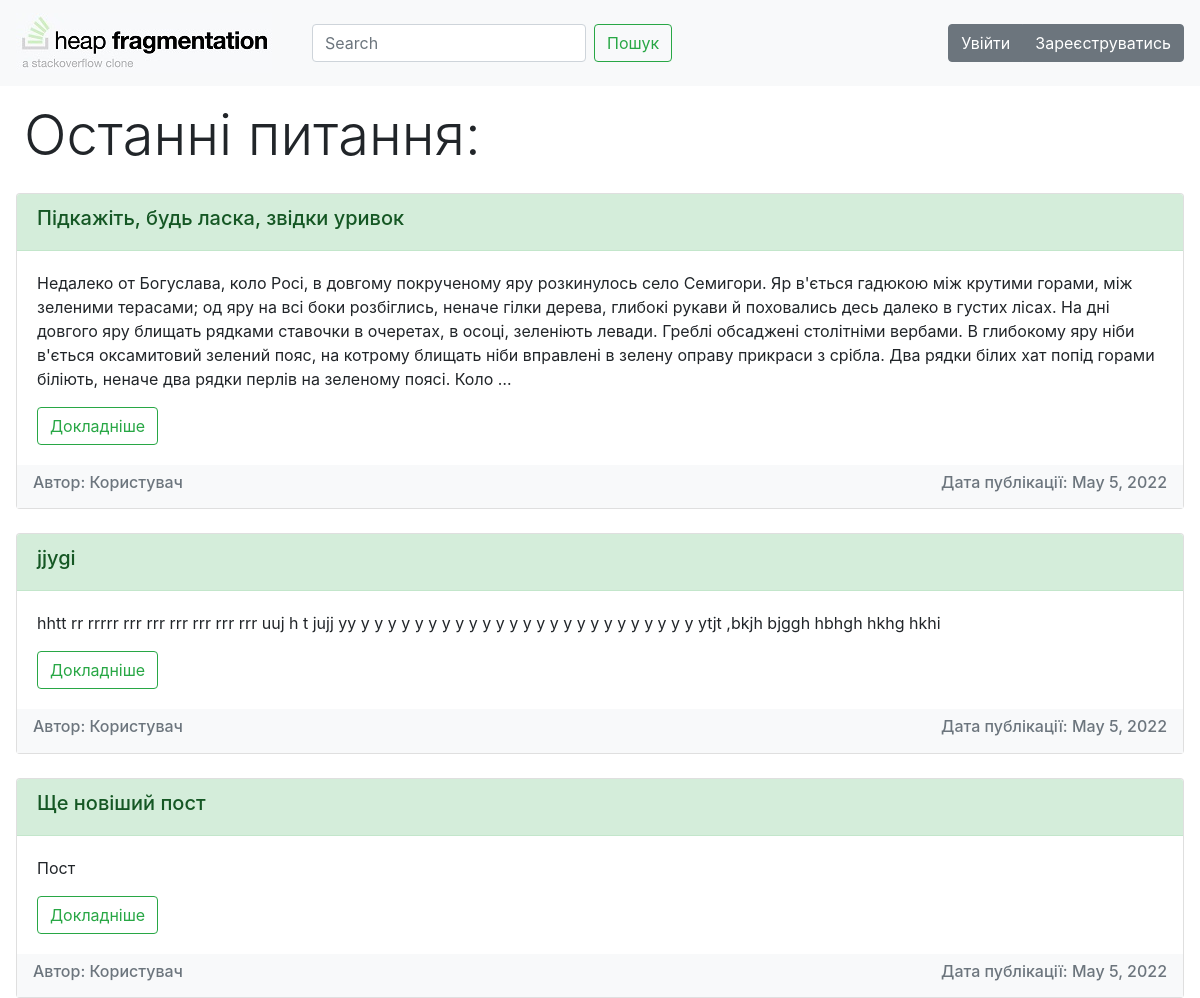
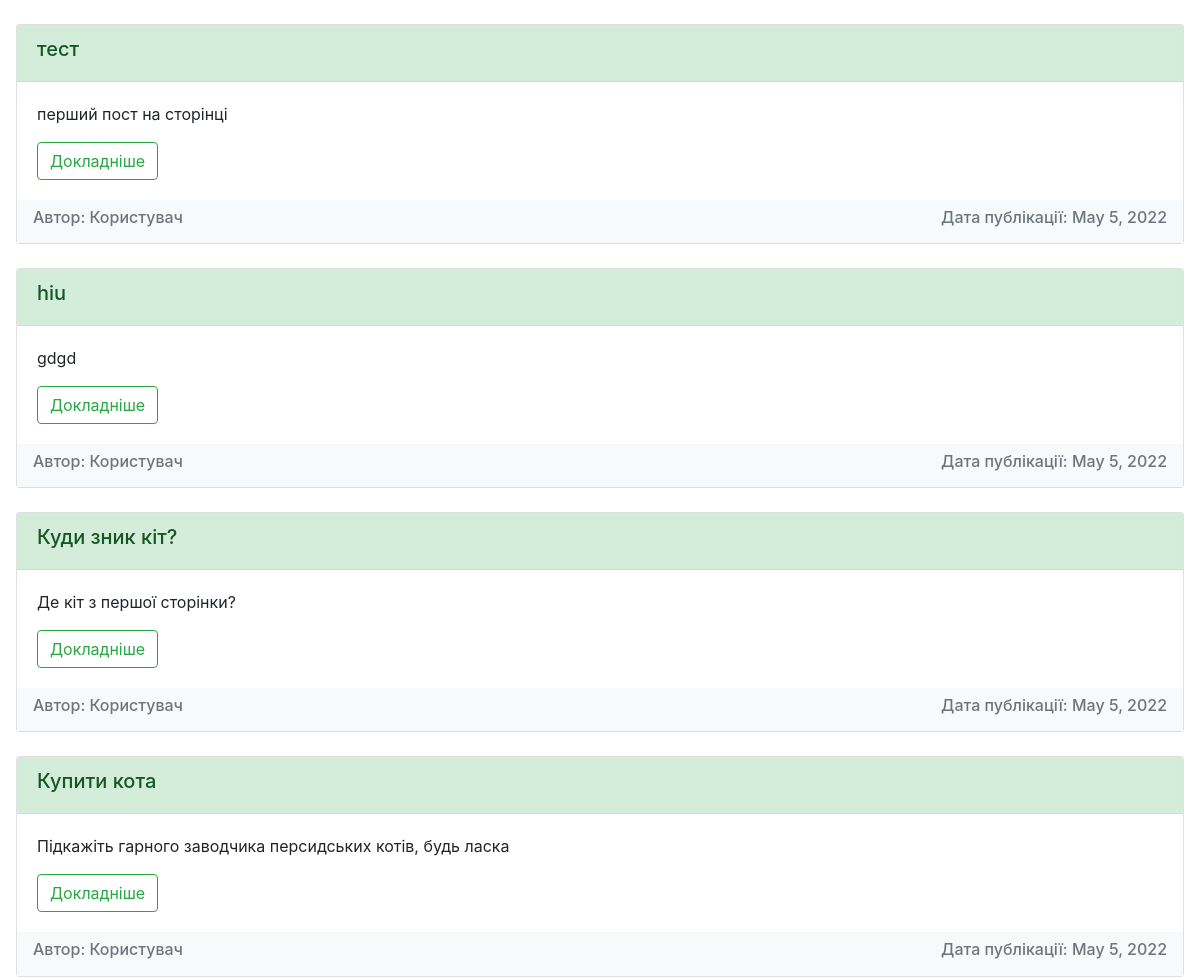
/, run on an earlier commit of the app's database (2 pictures, top to bottom).
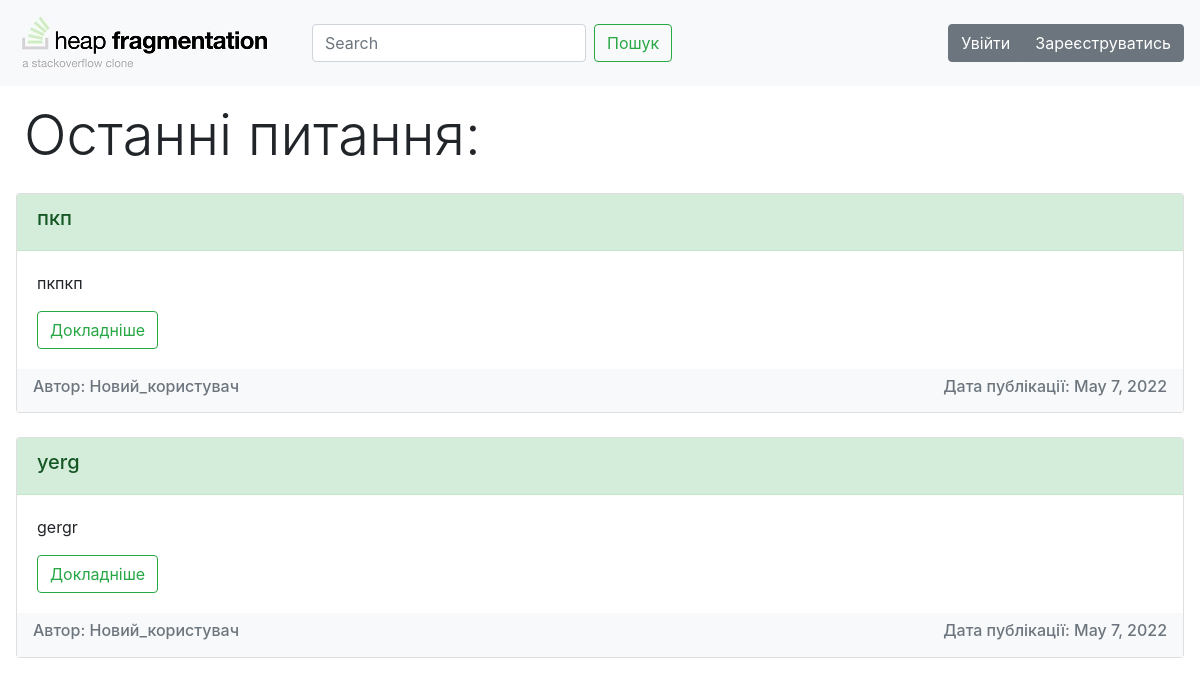
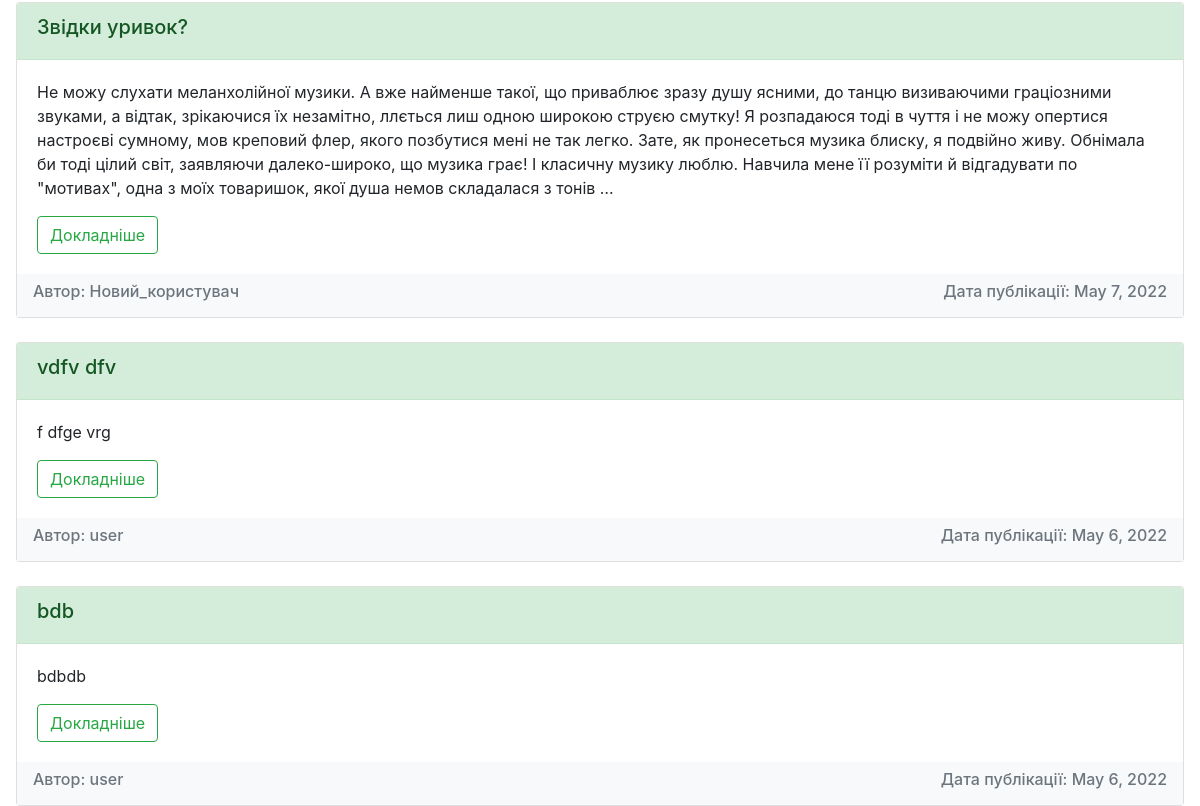
And on a later commit of the database (2 pictures, top to bottom).
### advice_app/models.py (models this page shows, shortened)
class Post(models.Model):
    title = models.CharField("Заголовок", max_length=50)
    question = models.TextField("Питання")
    author = models.ForeignKey(User, on_delete=models.CASCADE)
    isClosed = models.BooleanField("Cтатус")
    date = models.DateField(auto_now=True)

### advice_app/views.py (the view)
# urls.py: path('', views.Main_page.as_view(), name='index'),
class Main_page(ListView):
    model = Post
    queryset = Post.objects.order_by('-id')[:10]
    template_name = "advice_app/index.html"

### advice_app/templates/advice_app/index.html (shortened to what this page needs)
{% extends 'advice_app/base.html' %}
{% block content %}
<h1 class="display-4 mx-4 my-3">Останні питання:</h1>
{% include 'advice_app/post.html' %}
{% endblock %}

### advice_app/templates/advice_app/post.html
{% if object_list %}
  {% for i in object_list %}
    <div class="card mt-4 mx-3">
      <div class="card-header alert-success"><h5>{{ i.title }}</h5></div>
      <div class="card-body">
        <p class="card-text">{{ i.question|truncatewords:90 }}</p>
        <a href="{% url 'detail' i.id %}" class="btn btn-outline-success">Докладніше</a>
      </div>
      <div class="navbar navbar-light bg-light text-muted">
        <h6>Автор: {{ i.author }}</h6>
        <h6>Дата публікації: {{ i.date }}</h6>
      </div>
    </div>
  {% endfor %}
{% else %}
  <p>Наразі дописів немає</p>
{% endif %}

What changed in the data, as far as the page shows it:
removed Post: title "Підкажіть, будь ласка, звідки уривок", question "Недалеко от Богуслава, коло Росі, в довгому покрученому яру розкинулось село Семигори. Яр в'ється гадюкою між крутими горами, між зеленими терасами; од яру на всі боки розбіглись, неначе гілки дерева, глибокі рукави й поховались десь далеко в густих лісах. На дні довгого яру блищать рядками ставочки в очеретах, в осоці, зеленіють левади. Греблі обсаджені столітніми вербами. В глибокому яру ніби в'ється оксамитовий зелений пояс, на котрому блищать ніби вправлені в зелену оправу прикраси з срібла. Два рядки білих хат попід горами біліють, неначе два рядки перлів на зеленому поясі. Коло …", author "Користувач", date "May 5, 2022"
removed Post: title "jjygi", question "hhtt rr rrrrr rrr rrr rrr rrr rrr rrr uuj h t jujj yy y y y y y y y y y y y y y y y y y y y y y y y y y ytjt ,bkjh bjggh hbhgh hkhg hkhi", author "Користувач", date "May 5, 2022"
removed Post: title "Ще новіший пост", question "Пост", author "Користувач", date "May 5, 2022"
removed Post: title "тест", question "перший пост на сторінці", author "Користувач", date "May 5, 2022"
removed Post: title "hiu", question "gdgd", author "Користувач", date "May 5, 2022"
removed Post: title "Куди зник кіт?", question "Де кіт з першої сторінки?", author "Користувач", date "May 5, 2022"
removed Post: title "Купити кота", question "Підкажіть гарного заводчика персидських котів, будь ласка", author "Користувач", date "May 5, 2022"
added Post: title "пкп", question "пкпкп", author "Новий_користувач", date "May 7, 2022"
added Post: title "yerg", question "gergr", author "Новий_користувач", date "May 7, 2022"
added Post: title "Звідки уривок?", question "Не можу слухати меланхолійної музики. А вже найменше такої, що приваблює зразу душу ясними, до танцю визиваючими граціозними звуками, а відтак, зрікаючися їх незамітно, ллється лиш одною широкою струєю смутку! Я розпадаюся тоді в чуття і не можу опертися настроєві сумному, мов креповий флер, якого позбутися мені не так легко. Зате, як пронесеться музика блиску, я подвійно живу. Обнімала би тоді цілий світ, заявляючи далеко-широко, що музика грає! І класичну музику люблю. Навчила мене її розуміти й відгадувати по \"мотивах\", одна з моїх товаришок, якої душа немов складалася з тонів …", author "Новий_користувач", date "May 7, 2022"
added Post: title "vdfv dfv", question "f dfge vrg", author "user", date "May 6, 2022"
added Post: title "bdb", question "bdbdb", author "user", date "May 6, 2022"
